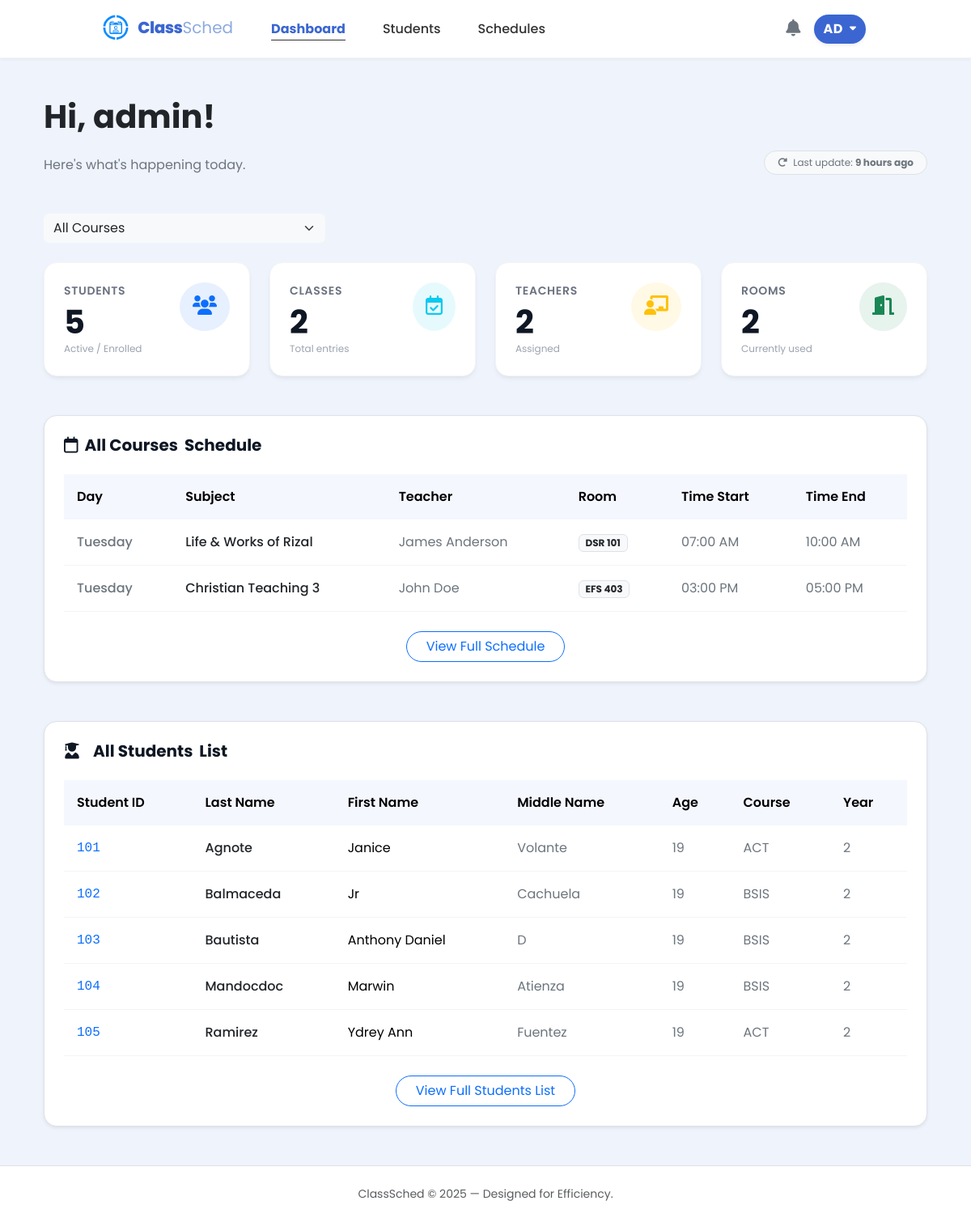
Before: /src/admin_dashboard.php (signed in) with the older database file.
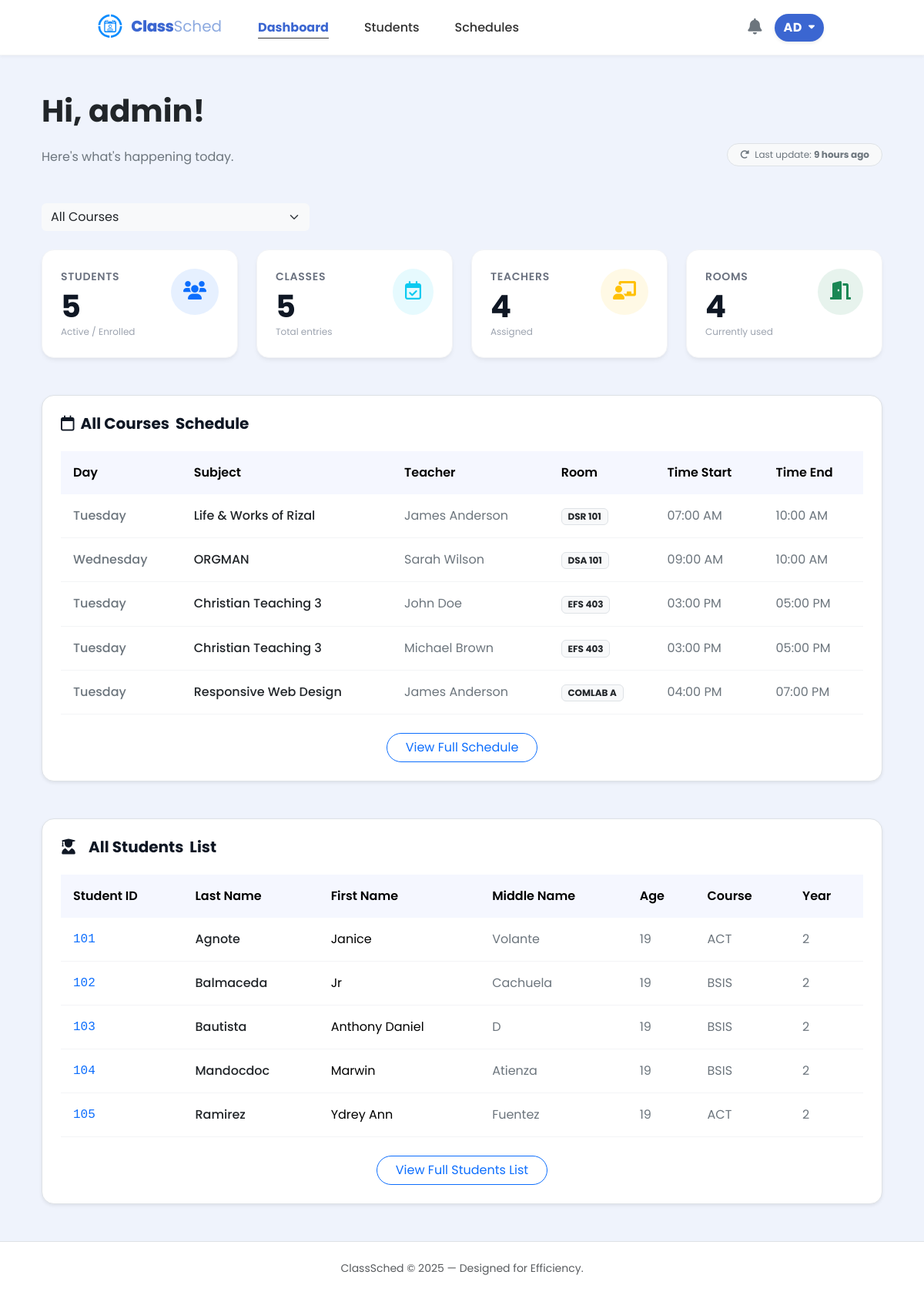
After: the same page with the newer database file.
### tables this page shows
CREATE TABLE schedules (
        id INTEGER PRIMARY KEY AUTOINCREMENT,
        day TEXT NOT NULL,
        subject_id INTEGER NOT NULL,
        teacher_id INTEGER NOT NULL,
        room TEXT(10),
        time_start TIME,
        time_end TIME,
        course_id INTEGER NOT NULL,

        FOREIGN KEY (teacher_id) REFERENCES teachers(id),
        FOREIGN KEY (course_id) REFERENCES courses(id),
        FOREIGN KEY (subject_id) REFERENCES subjects(id)
    );

CREATE TABLE students (
        id INTEGER PRIMARY KEY AUTOINCREMENT,
        user_id INTEGER UNIQUE,
        student_number TEXT(50) NOT NULL,
        last_name TEXT(50) NOT NULL,
        first_name TEXT(50),
        middle_name TEXT(50),
        age INTEGER,
        phone_number TEXT(20),
        course_id INTEGER NOT NULL,
        year_level INTEGER,
        email TEXT(255) UNIQUE,
        last_notification_check DATETIME DEFAULT "1970-01-01 00:00:00",
        FOREIGN KEY (user_id) REFERENCES users(id),
        FOREIGN KEY (course_id) REFERENCES courses(id)
    );

### src/admin_dashboard.php (the view, shortened to what the changed rows need)
<?php
$db = get_db();
function getCourseName($id) {
    if ($id == COURSE_BSIS) return "BSIS";
    if ($id == COURSE_ACT) return "ACT";
    return "Unknown";
}
$selected_course = isset($_GET['course_id']) ? (int)$_GET['course_id'] : COURSE_ALL;
if ($selected_course === COURSE_ALL) {
    $classes_count = $db->querySingle("SELECT COUNT(*) FROM (SELECT 1 FROM schedules GROUP BY subject_id, teacher_id, room, time_start, time_end, day)");
    $assigned_teachers = $db->querySingle("SELECT COUNT(DISTINCT teacher_id) FROM schedules");
    $rooms_count = $db->querySingle("SELECT COUNT(DISTINCT room) FROM schedules WHERE room IS NOT NULL AND room != ''");
}
$sql_sched = "
    SELECT
        sch.*,
        sub.subject_name AS subject_name_display,
        t.name AS teacher_name_display
    FROM schedules sch
    LEFT JOIN subjects sub ON sch.subject_id = sub.id
    LEFT JOIN teachers t ON sch.teacher_id = t.id
";
if ($selected_course !== COURSE_ALL) {
    $sql_sched .= " WHERE sch.course_id = :course_id";
} else {
    $sql_sched .= " GROUP BY sch.subject_id, sch.teacher_id, sch.room, sch.time_start, sch.time_end, sch.day";
}
$sql_sched .= " ORDER BY sch.time_start ASC";
$stmt = $db->prepare($sql_sched);
$sched_result = $stmt->execute();
$sql_students = "SELECT * FROM students";
$sql_students .= " ORDER BY last_name ASC";
$stmt_students = $db->prepare($sql_students);
$students_result = $stmt_students->execute();
        ?>
<!DOCTYPE html>
<html lang="en">
<head>
    <link href="https://cdn.jsdelivr.net/npm/bootstrap@5.3.3/dist/css/bootstrap.min.css" rel="stylesheet">
    <link href="https://cdnjs.cloudflare.com/ajax/libs/font-awesome/6.0.0/css/all.min.css" rel="stylesheet">
    <link rel="stylesheet" href="../styles/admin_dashboard.css">
    <link rel="stylesheet" href="../styles/admin.css">
    <link rel="stylesheet" href="../styles/notification.css">
</head>
<body class="d-flex flex-column min-vh-100 position-relative">
    <?php require_once __DIR__ . "/student_nav.php"; ?>
    <div class="container px-4 py-5">
        <div class="row align-items-end mb-5">
            <div class="col-md-6">
                <h1 class="fw-bold text-dark mb-4">Hi, <?php echo htmlspecialchars($user["username"]); ?>!</h1>
            </div>
        </div>
        <div class="row g-4 mb-5">
            <div class="col-md-3">
                <a href="#sched-overview" class="text-decoration-none">
                    <div class="stats-card">
                        <div class="d-flex justify-content-between align-items-start">
                            <div>
                                <div class="stats-label">Classes</div>
                                <div class="stats-number" id="stat_classes"><?php echo $classes_count; ?></div>
                                <div class="stats-sub">Total entries</div>
                            </div>
                        </div>
                    </div>
                </a>
            </div>
            <div class="col-md-3">
                <div class="stats-card">
                    <div class="d-flex justify-content-between align-items-start">
                        <div>
                            <div class="stats-label">Teachers</div>
                                <div class="stats-number" id="stat_teachers"><?php echo $assigned_teachers; ?></div>
                            <div class="stats-sub">Assigned</div>
                        </div>
                    </div>
                </div>
            </div>
            <div class="col-md-3">
                <div class="stats-card">
                    <div class="d-flex justify-content-between align-items-start">
                        <div>
                            <div class="stats-label">Rooms</div>
                            <div class="stats-number" id="stat_rooms"><?php echo $rooms_count; ?></div>
                            <div class="stats-sub">Currently used</div>
                        </div>
                    </div>
                </div>
            </div>
        </div>
        <div id="sched-overview" class="bg-white rounded-4 shadow-sm border p-4 mb-5">
            <div class="table-responsive">
                <table class="table custom-table table-hover mb-0">
                    <thead>
                        <tr>
                            <th>Day</th>
                            <th>Subject</th>
                            <th>Teacher</th>
                            <th>Room</th>
                            <th>Time Start</th>
                            <th>Time End</th>
                        </tr>
                    </thead>
                    <tbody id="schedule_table_body">
                        <?php while ($row = $sched_result->fetchArray(SQLITE3_ASSOC)): ?>
                        <tr>
                            <td class="fw-medium text-secondary"><?php echo htmlspecialchars($row['day'] ?? '--'); ?></td>
                            <td class="fw-medium text-dark"><?php echo htmlspecialchars($row['subject_name_display'] ?? 'Unknown Subject'); ?></td>
                            <td class="text-secondary"><?php echo htmlspecialchars($row['teacher_name_display'] ?? 'Unknown Teacher'); ?></td>
                            <td><span class="badge bg-light text-dark border"><?php echo htmlspecialchars($row['room'] ?? 'TBA'); ?></span></td>
                            <td class="text-secondary">
                                <?php echo !empty($row['time_start']) ? date("h:i A", strtotime($row['time_start'])) : '--:--'; ?>
                            </td>
                            <td class="text-secondary">
                                <?php echo !empty($row['time_end']) ? date("h:i A", strtotime($row['time_end'])) : '--:--'; ?>
                            </td>
                        </tr>
                        <?php endwhile; ?>
                    </tbody>
                </table>
            </div>
        </div>
        <div class="bg-white rounded-4 shadow-sm border p-4">
            <div id="stds-overview" class="table-responsive">
                <table class="table custom-table table-hover mb-0">
                    <thead>
                        <tr>
                            <th>Student ID</th>
                            <th>Last Name</th>
                            <th>First Name</th>
                            <th>Middle Name</th>
                            <th>Age</th>
                            <th>Course</th>
                            <th>Year</th>
                        </tr>
                    </thead>
                    <tbody id="student_table_body">
                        <?php while ($student = $students_result->fetchArray(SQLITE3_ASSOC)): ?>
                        <tr>
                            <td class="fw-medium font-monospace text-primary"><?php echo htmlspecialchars($student['student_number'] ?? '--'); ?></td>
                            <td class="fw-medium text-dark"><?php echo htmlspecialchars($student['last_name'] ?? '--'); ?></td>
                            <td><?php echo htmlspecialchars($student['first_name'] ?? '--'); ?></td>
                            <td class="text-secondary"><?php echo htmlspecialchars($student['middle_name'] ?? '--'); ?></td>
                            <td class="text-secondary"><?php echo htmlspecialchars($student['age'] ?? '--'); ?></td>
                            <td class="text-secondary"><?php echo getCourseName($student['course_id'] ?? 0); ?></td>
                            <td class="text-secondary"><?php echo htmlspecialchars($student['year_level'] ?? '--'); ?></td>
                        </tr>
                        <?php endwhile; ?>
                    </tbody>
                </table>
            </div>
        </div>
    </div>
</body>
</html>

Changed rows visible on the page:
added schedules: day "Wednesday", subject_name_display "ORGMAN", teacher_name_display "Sarah Wilson", room "DSA 101", time_start "09:00 AM", time_end "10:00 AM"
added schedules: day "Tuesday", subject_name_display "Christian Teaching 3", teacher_name_display "Michael Brown", room "EFS 403", time_start "03:00 PM", time_end "05:00 PM"
added schedules: day "Tuesday", subject_name_display "Responsive Web Design", teacher_name_display "James Anderson", room "COMLAB A", time_start "04:00 PM", time_end "07:00 PM"
Other visible differences:
$classes_count: "2" → "5"
$assigned_teachers: "2" → "4"
$rooms_count: "2" → "4"
